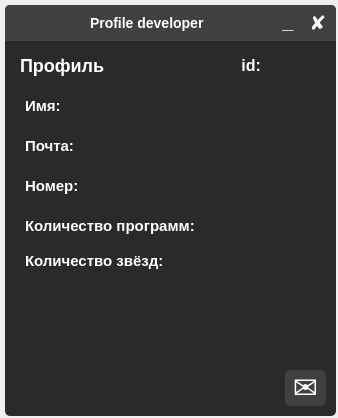
<?xml version="1.0" encoding="UTF-8"?>
<ui version="4.0">
 <class>developper_app</class>
 <widget class="QDialog" name="developper_app">
  <property name="geometry">
   <rect>
    <x>0</x>
    <y>0</y>
    <width>338</width>
    <height>418</height>
   </rect>
  </property>
  <property name="windowTitle">
   <string>Dialog</string>
  </property>
  <property name="styleSheet">
   <string notr="true"/>
  </property>
  <widget class="QFrame" name="frame">
   <property name="geometry">
    <rect>
     <x>5</x>
     <y>5</y>
     <width>331</width>
     <height>411</height>
    </rect>
   </property>
   <property name="minimumSize">
    <size>
     <width>331</width>
     <height>411</height>
    </size>
   </property>
   <property name="maximumSize">
    <size>
     <width>331</width>
     <height>411</height>
    </size>
   </property>
   <property name="styleSheet">
    <string notr="true">border: none;
border-radius: 5px;
background-color: #2a2a2a;
color: white;</string>
   </property>
   <property name="frameShape">
    <enum>QFrame::StyledPanel</enum>
   </property>
   <property name="frameShadow">
    <enum>QFrame::Raised</enum>
   </property>
   <widget class="QFrame" name="frame_3">
    <property name="geometry">
     <rect>
      <x>0</x>
      <y>0</y>
      <width>331</width>
      <height>36</height>
     </rect>
    </property>
    <property name="styleSheet">
     <string notr="true">QFrame{
	border-bottom-left-radius: 0px;
	border-bottom-right-radius: 0px;
	background-color: #404040;
}</string>
    </property>
    <property name="frameShape">
     <enum>QFrame::StyledPanel</enum>
    </property>
    <property name="frameShadow">
     <enum>QFrame::Raised</enum>
    </property>
    <widget class="QPushButton" name="pushButton_8">
     <property name="geometry">
      <rect>
       <x>300</x>
       <y>5</y>
       <width>26</width>
       <height>26</height>
      </rect>
     </property>
     <property name="font">
      <font>
       <pointsize>-1</pointsize>
       <weight>75</weight>
       <bold>true</bold>
      </font>
     </property>
     <property name="styleSheet">
      <string notr="true">QPushButton {
	font-size: 20px;
	background-color: #404040;
	border-radius: 5px;
}
QPushButton::hover {
	background-color: #ffb0be;
	color: black;
}</string>
     </property>
     <property name="text">
      <string>✘</string>
     </property>
    </widget>
    <widget class="QPushButton" name="pushButton_9">
     <property name="geometry">
      <rect>
       <x>270</x>
       <y>5</y>
       <width>26</width>
       <height>26</height>
      </rect>
     </property>
     <property name="font">
      <font>
       <pointsize>-1</pointsize>
       <weight>75</weight>
       <bold>true</bold>
      </font>
     </property>
     <property name="styleSheet">
      <string notr="true">QPushButton {
	padding-bottom: 4px;
	font-size: 20px;
	background-color: #404040;
	border-radius: 5px;
}
QPushButton::hover {
	background-color: #2a2a2a;
}</string>
     </property>
     <property name="text">
      <string>_</string>
     </property>
    </widget>
    <widget class="QLabel" name="label_10">
     <property name="geometry">
      <rect>
       <x>85</x>
       <y>10</y>
       <width>141</width>
       <height>16</height>
      </rect>
     </property>
     <property name="font">
      <font>
       <pointsize>-1</pointsize>
       <weight>75</weight>
       <bold>true</bold>
      </font>
     </property>
     <property name="styleSheet">
      <string notr="true">font-size: 14px;
color: white;</string>
     </property>
     <property name="text">
      <string>Profile developer</string>
     </property>
    </widget>
   </widget>
   <widget class="QPushButton" name="pushButton_2">
    <property name="geometry">
     <rect>
      <x>230</x>
      <y>210</y>
      <width>76</width>
      <height>21</height>
     </rect>
    </property>
    <property name="font">
     <font>
      <pointsize>-1</pointsize>
      <weight>75</weight>
      <bold>true</bold>
     </font>
    </property>
    <property name="styleSheet">
     <string notr="true">QPushButton {
	font-size: 16px;
	background-color: #2a2a2a;
	border: none;
	text-align: left;
}

QPushButton::hover {
	color: silver;
}</string>
    </property>
    <property name="text">
     <string/>
    </property>
   </widget>
   <widget class="QLabel" name="label_7">
    <property name="geometry">
     <rect>
      <x>105</x>
      <y>90</y>
      <width>206</width>
      <height>21</height>
     </rect>
    </property>
    <property name="font">
     <font>
      <pointsize>-1</pointsize>
      <weight>75</weight>
      <bold>true</bold>
     </font>
    </property>
    <property name="styleSheet">
     <string notr="true">font-size: 15px;
color: white;</string>
    </property>
    <property name="text">
     <string/>
    </property>
   </widget>
   <widget class="QLabel" name="label_2">
    <property name="geometry">
     <rect>
      <x>260</x>
      <y>50</y>
      <width>56</width>
      <height>21</height>
     </rect>
    </property>
    <property name="font">
     <font>
      <pointsize>-1</pointsize>
      <weight>75</weight>
      <bold>true</bold>
     </font>
    </property>
    <property name="styleSheet">
     <string notr="true">font-size: 16px;
color: white;</string>
    </property>
    <property name="text">
     <string/>
    </property>
    <property name="alignment">
     <set>Qt::AlignLeading|Qt::AlignLeft|Qt::AlignVCenter</set>
    </property>
   </widget>
   <widget class="QLabel" name="label_9">
    <property name="geometry">
     <rect>
      <x>105</x>
      <y>170</y>
      <width>206</width>
      <height>21</height>
     </rect>
    </property>
    <property name="font">
     <font>
      <pointsize>-1</pointsize>
      <weight>75</weight>
      <bold>true</bold>
     </font>
    </property>
    <property name="styleSheet">
     <string notr="true">font-size: 15px;
color: white;</string>
    </property>
    <property name="text">
     <string/>
    </property>
   </widget>
   <widget class="QLabel" name="label_3">
    <property name="geometry">
     <rect>
      <x>225</x>
      <y>50</y>
      <width>31</width>
      <height>21</height>
     </rect>
    </property>
    <property name="font">
     <font>
      <pointsize>-1</pointsize>
      <weight>75</weight>
      <bold>true</bold>
     </font>
    </property>
    <property name="styleSheet">
     <string notr="true">font-size: 16px;
color: white;</string>
    </property>
    <property name="text">
     <string>id:</string>
    </property>
    <property name="alignment">
     <set>Qt::AlignRight|Qt::AlignTrailing|Qt::AlignVCenter</set>
    </property>
   </widget>
   <widget class="QLabel" name="label_4">
    <property name="geometry">
     <rect>
      <x>20</x>
      <y>90</y>
      <width>61</width>
      <height>21</height>
     </rect>
    </property>
    <property name="font">
     <font>
      <pointsize>-1</pointsize>
      <weight>75</weight>
      <bold>true</bold>
     </font>
    </property>
    <property name="styleSheet">
     <string notr="true">font-size: 15px;
color: white;</string>
    </property>
    <property name="text">
     <string>Имя:</string>
    </property>
   </widget>
   <widget class="QLabel" name="label_13">
    <property name="geometry">
     <rect>
      <x>20</x>
      <y>245</y>
      <width>201</width>
      <height>21</height>
     </rect>
    </property>
    <property name="font">
     <font>
      <pointsize>-1</pointsize>
      <weight>75</weight>
      <bold>true</bold>
     </font>
    </property>
    <property name="styleSheet">
     <string notr="true">font-size: 15px;
color: white;</string>
    </property>
    <property name="text">
     <string>Количество звёзд:</string>
    </property>
   </widget>
   <widget class="QLabel" name="label_5">
    <property name="geometry">
     <rect>
      <x>20</x>
      <y>130</y>
      <width>61</width>
      <height>21</height>
     </rect>
    </property>
    <property name="font">
     <font>
      <pointsize>-1</pointsize>
      <weight>75</weight>
      <bold>true</bold>
     </font>
    </property>
    <property name="styleSheet">
     <string notr="true">font-size: 15px;
color: white;</string>
    </property>
    <property name="text">
     <string>Почта:</string>
    </property>
   </widget>
   <widget class="QLabel" name="label">
    <property name="geometry">
     <rect>
      <x>15</x>
      <y>50</y>
      <width>96</width>
      <height>21</height>
     </rect>
    </property>
    <property name="font">
     <font>
      <pointsize>-1</pointsize>
      <weight>75</weight>
      <bold>true</bold>
     </font>
    </property>
    <property name="styleSheet">
     <string notr="true">font-size: 18px;
color: white;</string>
    </property>
    <property name="text">
     <string>Профиль</string>
    </property>
   </widget>
   <widget class="QLabel" name="label_6">
    <property name="geometry">
     <rect>
      <x>20</x>
      <y>170</y>
      <width>71</width>
      <height>21</height>
     </rect>
    </property>
    <property name="font">
     <font>
      <pointsize>-1</pointsize>
      <weight>75</weight>
      <bold>true</bold>
     </font>
    </property>
    <property name="styleSheet">
     <string notr="true">font-size: 15px;
color: white;</string>
    </property>
    <property name="text">
     <string>Номер:</string>
    </property>
   </widget>
   <widget class="QLabel" name="label_12">
    <property name="geometry">
     <rect>
      <x>230</x>
      <y>245</y>
      <width>76</width>
      <height>21</height>
     </rect>
    </property>
    <property name="font">
     <font>
      <pointsize>-1</pointsize>
      <weight>75</weight>
      <bold>true</bold>
     </font>
    </property>
    <property name="styleSheet">
     <string notr="true">font-size: 15px;
color: white;</string>
    </property>
    <property name="text">
     <string/>
    </property>
   </widget>
   <widget class="QLabel" name="label_8">
    <property name="geometry">
     <rect>
      <x>105</x>
      <y>130</y>
      <width>206</width>
      <height>21</height>
     </rect>
    </property>
    <property name="font">
     <font>
      <pointsize>-1</pointsize>
      <weight>75</weight>
      <bold>true</bold>
     </font>
    </property>
    <property name="styleSheet">
     <string notr="true">font-size: 15px;
color: white;</string>
    </property>
    <property name="text">
     <string/>
    </property>
   </widget>
   <widget class="QPushButton" name="pushButton_3">
    <property name="geometry">
     <rect>
      <x>280</x>
      <y>365</y>
      <width>41</width>
      <height>36</height>
     </rect>
    </property>
    <property name="font">
     <font>
      <pointsize>-1</pointsize>
      <weight>75</weight>
      <bold>true</bold>
     </font>
    </property>
    <property name="styleSheet">
     <string notr="true">QPushButton {
	font-size: 30px;
	background-color: #404040;
	border-radius: 5px;
}
QPushButton::hover {
	background-color: #949494;
}</string>
    </property>
    <property name="text">
     <string>✉</string>
    </property>
   </widget>
   <widget class="QLabel" name="label_11">
    <property name="geometry">
     <rect>
      <x>20</x>
      <y>210</y>
      <width>201</width>
      <height>21</height>
     </rect>
    </property>
    <property name="font">
     <font>
      <pointsize>-1</pointsize>
      <weight>75</weight>
      <bold>true</bold>
     </font>
    </property>
    <property name="styleSheet">
     <string notr="true">font-size: 15px;
color: white;</string>
    </property>
    <property name="text">
     <string>Количество программ:</string>
    </property>
   </widget>
  </widget>
 </widget>
 <resources/>
 <connections/>
</ui>
